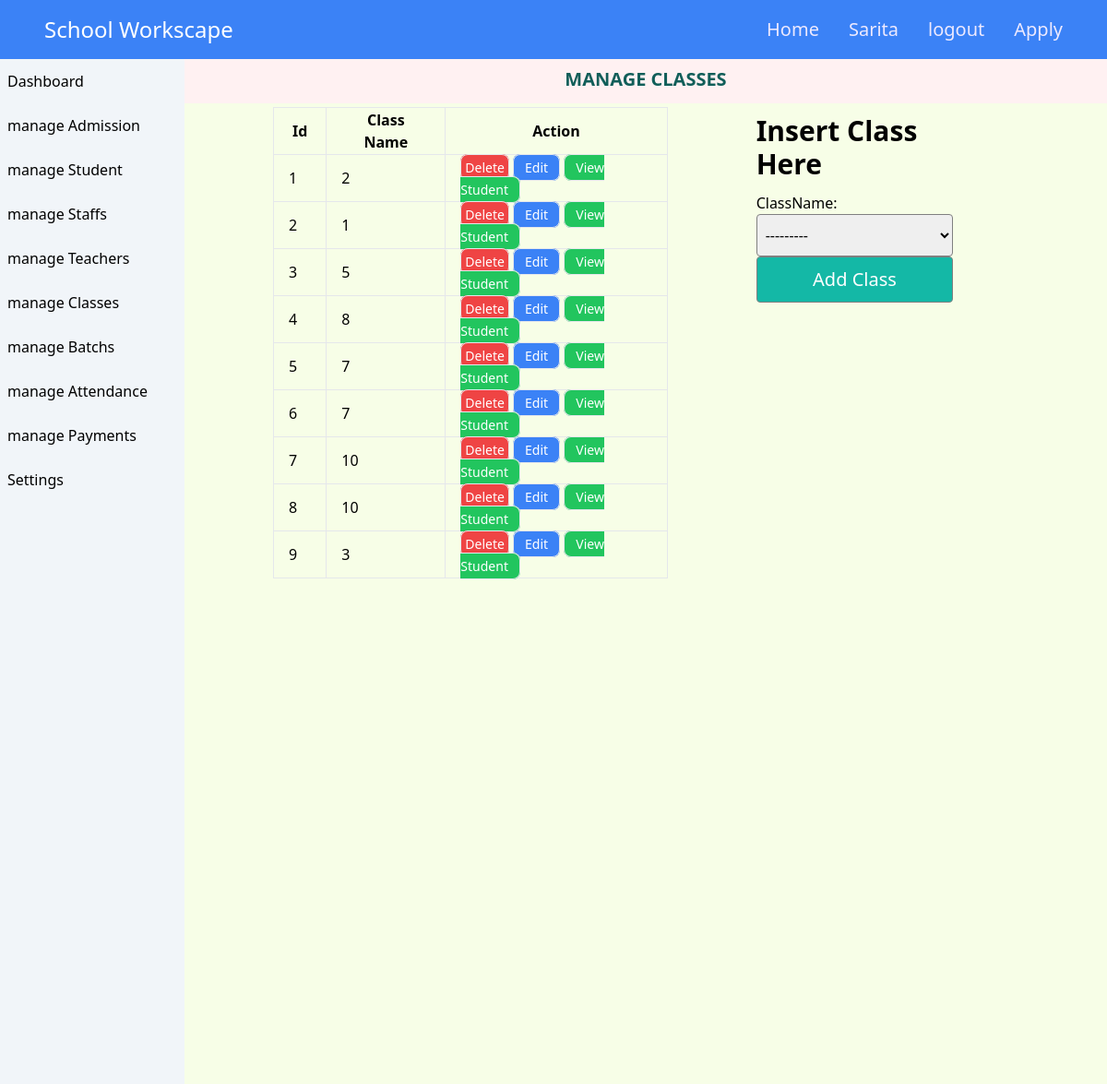
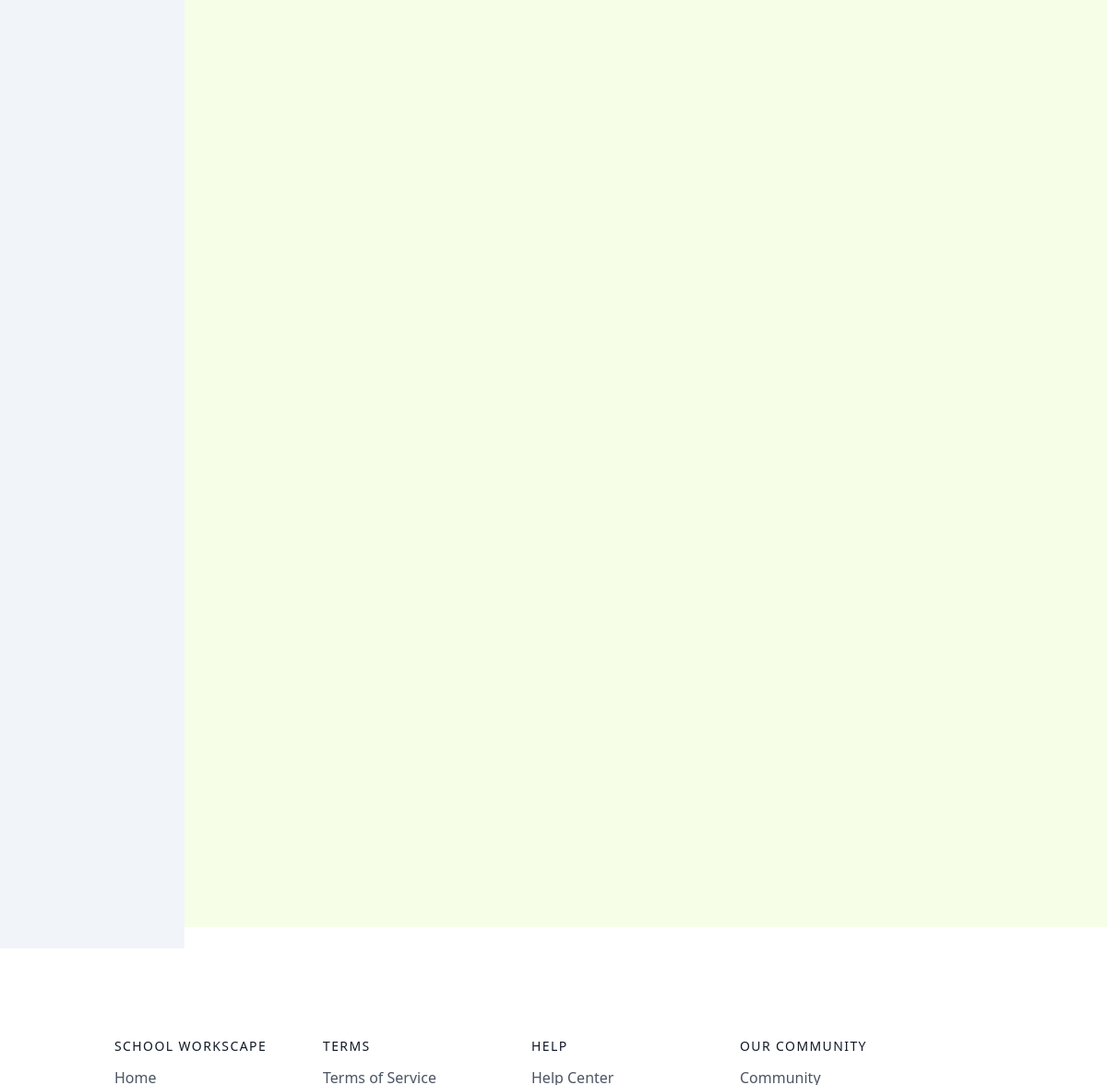
The page /manage/classes (signed in) on the database its author committed (2 pictures, top to bottom).
### schoolwork/models.py (models this page shows, shortened)
class Classes(models.Model):
    className = models.CharField(max_length=200,choices=CLASSLIST)

### schoolwork/views.py (the view)
# urls.py: path("manage/classes",manageClasses, name="manageClasses"),
@login_required()
def manageClasses(r):
    form=ClassForm(r.POST or None)
    data = {}
    data["title"] ="Manage Classes"
    data['form'] =form
    data['classes'] = Classes.objects.all()
    if r.method =="POST":
        if form.is_valid():
            form.save()
            return redirect(manageClasses)
    return render(r,"admin/manageClasses.html",data)

### schoolwork/forms.py
class ClassForm(ModelForm):
    class Meta:
        model = Classes
        fields ="__all__"

### templates/admin/manageClasses.html (shortened to what this page needs)
{% extends 'admin/adminBase.html' %}
{% block 'admin-content' %}
        <div class="flex bg-lime-50 h-[90vh] w-full flex-col">
            <div class="flex bg-rose-50 justify-center h-12 item-center ">
                <h1 class="my-2 text-xl text-teal-800 font-semibold " >{{ title|upper}}</h1>
            </div>
           <div class="flex w-10/12">
            <table class="border w-8/12 mt-1 mx-24 ">
                <tr class="border">
                    <th class="border px-5">Id</th>
                    <th class="border px-5"> Class Name</th>
                    <th class="border px-5">Action</th>
                </tr>
                {% for className in classes %}
                <tr>
                    <td class="border px-4 py-2">{{ className.id }}</td>
                    <td class="border px-4 py-2">{{ className.className }}</td>
                    <td class="border px-4">
                        <a href="{% url 'deleteClasses' className.id %}" class=" border  text-sm hover:bg-red-700 bg-red-500 text-white px-1 py-1 rounded-lg">Delete</a>
                        <a href="" class="border hover:bg-blue-700 text-sm bg-blue-500 text-white px-3 py-1 rounded-lg">Edit</a>
                        <a href="{% url 'viewClassWise' className.className %}" class="border text-sm bg-green-500 text-white px-3 py-1 hover:bg-green-700 rounded-lg">View Student</a>
                    </td>
                </tr>
                {% endfor %}
            </table>
            <div class="w-4/12">
                <h1 class="font-semibold text-3xl  my-3 flex-1">Insert Class Here</h1>
                <form action="" method="post">
                    {{ form }}
                    <input type="submit" class="text-xl bg-teal-500  hover:bg-teal-700 text-white rounded" value="Add Class">
                </form>
            </div>
           </div>
        </div>
{% endblock %}

### templates/admin/adminBase.html
{% extends 'base.html' %}
{% block 'content' %}
<div class="flex">
    <div class="w-2/12 h-[91vh] bg-slate-100">
        <div class="flex  flex-col">
            <a href="{% url 'manageStudent' %}" class="bg-slate-100 hover:bg-slate-200 px-2 py-3 w-full">Dashboard</a>
            <a href="{% url 'manageAdmission' %}" class="bg-slate-100 hover:bg-slate-200 px-2 py-3 w-full">manage Admission</a>
            <a href="{% url 'manageStudent' %}" class="bg-slate-100 hover:bg-slate-200 px-2 py-3 w-full">manage Student</a>
            <a href="" class="bg-slate-100 hover:bg-slate-200 px-2 py-3 w-full">manage Staffs</a>
            <a href="" class="bg-slate-100 hover:bg-slate-200 px-2 py-3 w-full">manage Teachers</a>
            <a href="{% url 'manageClasses' %}" class="bg-slate-100 hover:bg-slate-200 px-2 py-3 w-full">manage Classes</a>
            <a href="" class="bg-slate-100 hover:bg-slate-200 px-2 py-3 w-full">manage Batchs </a>
            <a href="" class="bg-slate-100 hover:bg-slate-200 px-2 py-3 w-full">manage Attendance </a>
            <a href="" class="bg-slate-100 hover:bg-slate-200 px-2 py-3 w-full">manage Payments </a>
            <a href="" class="bg-slate-100 hover:bg-slate-200 px-2 py-3 w-full">Settings </a>
        </div>
    </div>
    <div class="w-10/12">
        {%block 'admin-content' %}{%endblock%}
    </div>
</div>
{% endblock 'content' %}

### templates/base.html (shortened to what this page needs)
<!DOCTYPE html>
<html lang="en">
<head>
    <script src="https://cdn.tailwindcss.com"></script>
</head>
<body>
    <div class="flex  bg-blue-500 px-12 py-4 text-white justify-between">
        <a href="{% url 'homepage' %}" class="hover:text-lime-200 hover:font-medium text-2xl">School Workscape</a>
        <div class="flex items-center gap-8 text-violet-100 text-xl ">
            <a href="{% url 'homepage' %}" class="hover:text-white" >Home</a>
            {% if user.is_authenticated %}
            <a href="{% url 'login' %}" class="hover:text-white">{{ user.username }}</a>
            <a href="{% url 'logout' %}" class="hover:text-white">logout</a>
            {% else %}
            <a href="{% url 'login' %}" class="hover:text-white">login</a>
            {% endif %}
            <a href="{% url 'apply' %}" class="hover:text-white">Apply</a>
        </div>
    </div>
    {% block 'content' %}
    {% endblock %}
    <footer class="text-gray-600 mx-16  body-font">
        <div class="container px-5 py-24 mx-auto flex md:items-center lg:items-start md:flex-row md:flex-nowrap flex-wrap flex-col">
          <div class="flex-grow flex flex-wrap md:pr-20 -mb-10 md:text-left text-center order-first">
            <div class="lg:w-1/4 md:w-1/2 w-full px-4">
              <h2 class="title-font font-medium text-gray-900 tracking-widest text-sm mb-3">SCHOOL WORKSCAPE</h2>
              <nav class="list-none mb-10">
                <li>
                  <a class="text-gray-600 hover:text-gray-800">Home</a>
                </li>
              </nav>
            </div>
            <div class="lg:w-1/4 md:w-1/2 w-full px-4">
              <h2 class="title-font font-medium text-gray-900 tracking-widest text-sm mb-3">TERMS</h2>
              <nav class="list-none mb-10">
                <li>
                  <a class="text-gray-600 hover:text-gray-800">Terms of Service</a>
                </li>
              </nav>
            </div>
            <div class="lg:w-1/4 md:w-1/2 w-full px-4">
              <h2 class="title-font font-medium text-gray-900 tracking-widest text-sm mb-3">HELP</h2>
              <nav class="list-none mb-10">
                <li>
                  <a class="text-gray-600 hover:text-gray-800">Help Center</a>
                </li>
              </nav>
            </div>
            <div class="lg:w-1/4 md:w-1/2 w-full px-4">
              <h2 class="title-font font-medium text-gray-900 tracking-widest text-sm mb-3">OUR COMMUNITY</h2>
              <nav class="list-none mb-10">
                <li>
                  <a class="text-gray-600 hover:text-gray-800">Community</a>
                </li>
              </nav>
            </div>
          </div>
        </div>
      </footer>
</body>
</html>

### templates/base.html (style rules this page uses)
label { display: block; }
input,select,textarea { border: 1px solid gray; padding: 10px 5px!important; border-radius: 4px; width: 100%; }

### rows shown on the page
Classes: id "1", className "2"
Classes: id "2", className "1"
Classes: id "3", className "5"
Classes: id "4", className "8"
Classes: id "5", className "7"
Classes: id "6", className "7"
Classes: id "7", className "10"
Classes: id "8", className "10"
Classes: id "9", className "3"

### other values the page prints
{{ user.username }} "Sarita"
{{ title|upper }} "MANAGE CLASSES"
